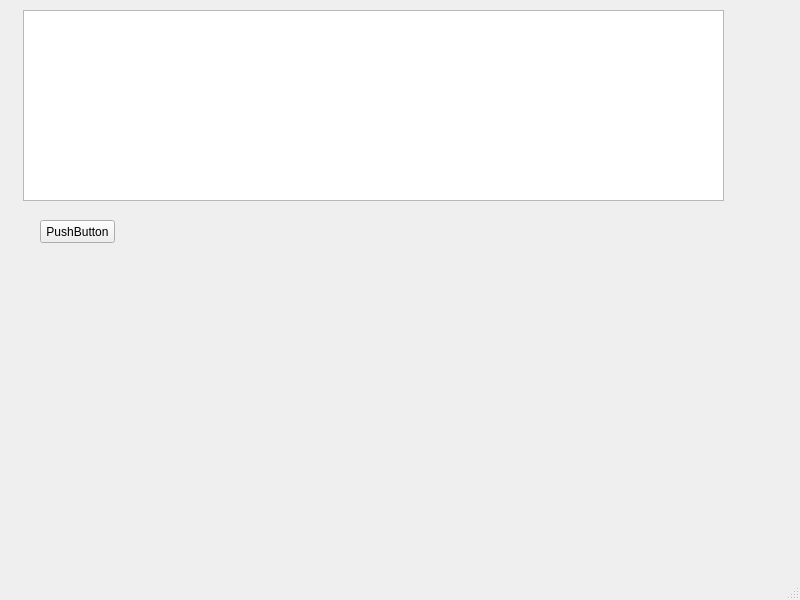
<?xml version="1.0" encoding="UTF-8"?>
<ui version="4.0">
 <class>MainWindow</class>
 <widget class="QMainWindow" name="MainWindow">
  <property name="geometry">
   <rect>
    <x>0</x>
    <y>0</y>
    <width>800</width>
    <height>600</height>
   </rect>
  </property>
  <property name="windowTitle">
   <string>MainWindow</string>
  </property>
  <widget class="QWidget" name="centralwidget">
   <widget class="QPushButton" name="btnBrowse">
    <property name="geometry">
     <rect>
      <x>40</x>
      <y>220</y>
      <width>75</width>
      <height>23</height>
     </rect>
    </property>
    <property name="text">
     <string>PushButton</string>
    </property>
   </widget>
   <widget class="QTextEdit" name="textEdit">
    <property name="geometry">
     <rect>
      <x>23</x>
      <y>10</y>
      <width>701</width>
      <height>191</height>
     </rect>
    </property>
   </widget>
  </widget>
  <widget class="QMenuBar" name="menubar">
   <property name="geometry">
    <rect>
     <x>0</x>
     <y>0</y>
     <width>800</width>
     <height>21</height>
    </rect>
   </property>
  </widget>
  <widget class="QStatusBar" name="statusbar"/>
 </widget>
 <resources/>
 <connections/>
</ui>
